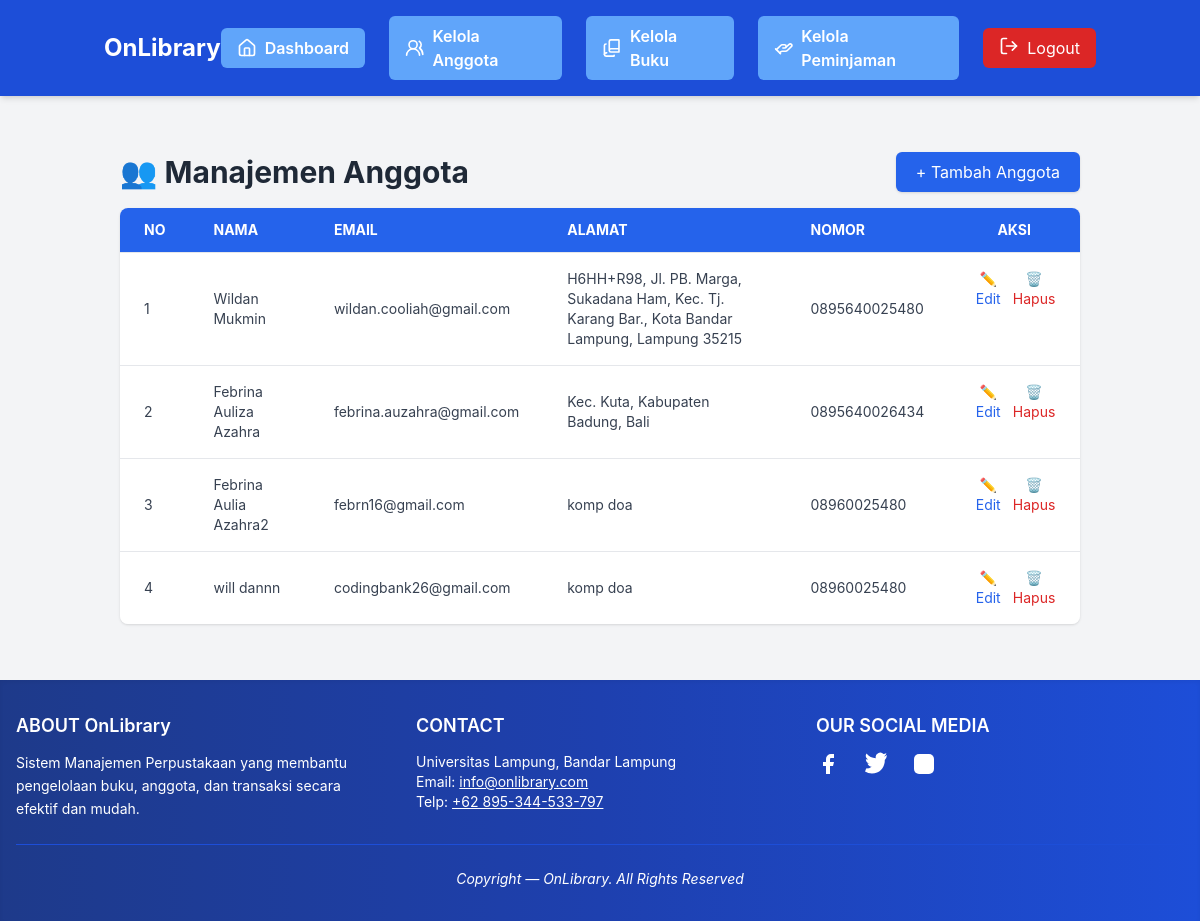
The page /views/anggota/list.php (signed in) on the database its author committed.
### tables this page shows
CREATE TABLE `anggota` (
  `id` int NOT NULL AUTO_INCREMENT,
  `role` enum('admin','user') DEFAULT 'user',
  `nama` varchar(100) NOT NULL,
  `email` varchar(100) NOT NULL,
  `password` varchar(255) NOT NULL,
  `nomor` varchar(20) DEFAULT NULL,
  `alamat` text,
  `registered_at` timestamp NULL DEFAULT CURRENT_TIMESTAMP,
  PRIMARY KEY (`id`),
  UNIQUE KEY `email` (`email`)
);

### functions/anggota.php (called while the page is built, shortened)
<?php
require_once __DIR__ . '/../includes/db_connection.php';
function getMembers(){
    global $conn;
    $sql = "SELECT * FROM anggota";
    $result = $conn->query($sql);
    return $result;
}
?>

### views/anggota/list.php (the view, shortened to what this page needs)
<?php
require_once __DIR__ . '/../../includes/header.php';
require_once __DIR__ . '/../../functions/anggota.php';
$members = getMembers();
?>
<div class="container mx-auto px-4 py-6">
    <div class="flex justify-between items-center mb-4">
        <h1 class="text-3xl font-bold text-gray-800">👥 Manajemen Anggota</h1>
        <a href="add.php" class="bg-blue-600 hover:bg-blue-700 text-white px-5 py-2 rounded-md shadow transition duration-200">
            + Tambah Anggota
        </a>
    </div>
    <div class="overflow-x-auto rounded-lg shadow">
        <table class="min-w-full divide-y divide-gray-200 bg-white">
            <thead class="bg-blue-600 text-white uppercase text-sm">
                <tr>
                    <th class="px-6 py-3 text-left">No</th>
                    <th class="px-6 py-3 text-left">Nama</th>
                    <th class="px-6 py-3 text-left">Email</th>
                    <th class="px-6 py-3 text-left">Alamat</th>
                    <th class="px-6 py-3 text-left">Nomor</th>
                    <th class="px-6 py-3 text-center">Aksi</th>
                </tr>
            </thead>
            <tbody class="text-gray-700 text-sm">
                <?php if ($members && $members->num_rows > 0): ?>
                    <?php $no = 1; ?>
                    <?php foreach ($members as $member): ?>
                        <tr class="hover:bg-gray-50 border-t">
                            <td class="px-6 py-4"><?php echo $no++; ?></td>
                            <td class="px-6 py-4"><?php echo htmlspecialchars($member['nama']?? ''); ?></td>
                            <td class="px-6 py-4"><?php echo htmlspecialchars($member['email']?? ''); ?></td>
                            <td class="px-6 py-4"><?php echo htmlspecialchars($member['alamat']?? ''); ?></td>
                            <td class="px-6 py-4"><?php echo htmlspecialchars($member['nomor']?? ''); ?></td>
                            <td class="px-6 py-4 text-center space-x-2 flex">
                                <a href="edit.php?id=<?php echo $member['id']; ?>" class="text-blue-600 hover:underline text-sm">✏️ Edit</a>
                                <a href="delete.php?id=<?php echo $member['id']; ?>" class="text-red-600 hover:underline text-sm" onclick="return confirm('Apakah Anda yakin ingin menghapus anggota ini?');">🗑️ Hapus</a>
                            </td>
                        </tr>
                    <?php endforeach; ?>
                <?php else: ?>
                    <tr>
                        <td colspan="6" class="text-center py-10 text-gray-500">Belum ada anggota yang terdaftar.</td>
                    </tr>
                <?php endif; ?>
            </tbody>
        </table>
    </div>
</div>
<?php
require_once __DIR__ . '/../../includes/footer.php';
?>

### includes/header.php (style rules this page uses)
body { font-family: 'Inter', sans-serif; min-height: 100vh; display: flex; flex-direction: column; }

### rows shown on the page
anggota: nama "Wildan Mukmin", email "wildan.cooliah@gmail.com", alamat "H6HH+R98, Jl. PB. Marga, Sukadana Ham, Kec. Tj. Karang Bar., Kota Bandar Lampung, Lampung 35215", nomor "0895640025480"
anggota: nama "Febrina Auliza Azahra", email "febrina.auzahra@gmail.com", alamat "Kec. Kuta, Kabupaten Badung, Bali", nomor "0895640026434"
anggota: nama "Febrina Aulia Azahra2", email "febrn16@gmail.com", alamat "komp doa", nomor "08960025480"
anggota: nama "will dannn", email "codingbank26@gmail.com", alamat "komp doa", nomor "08960025480"
